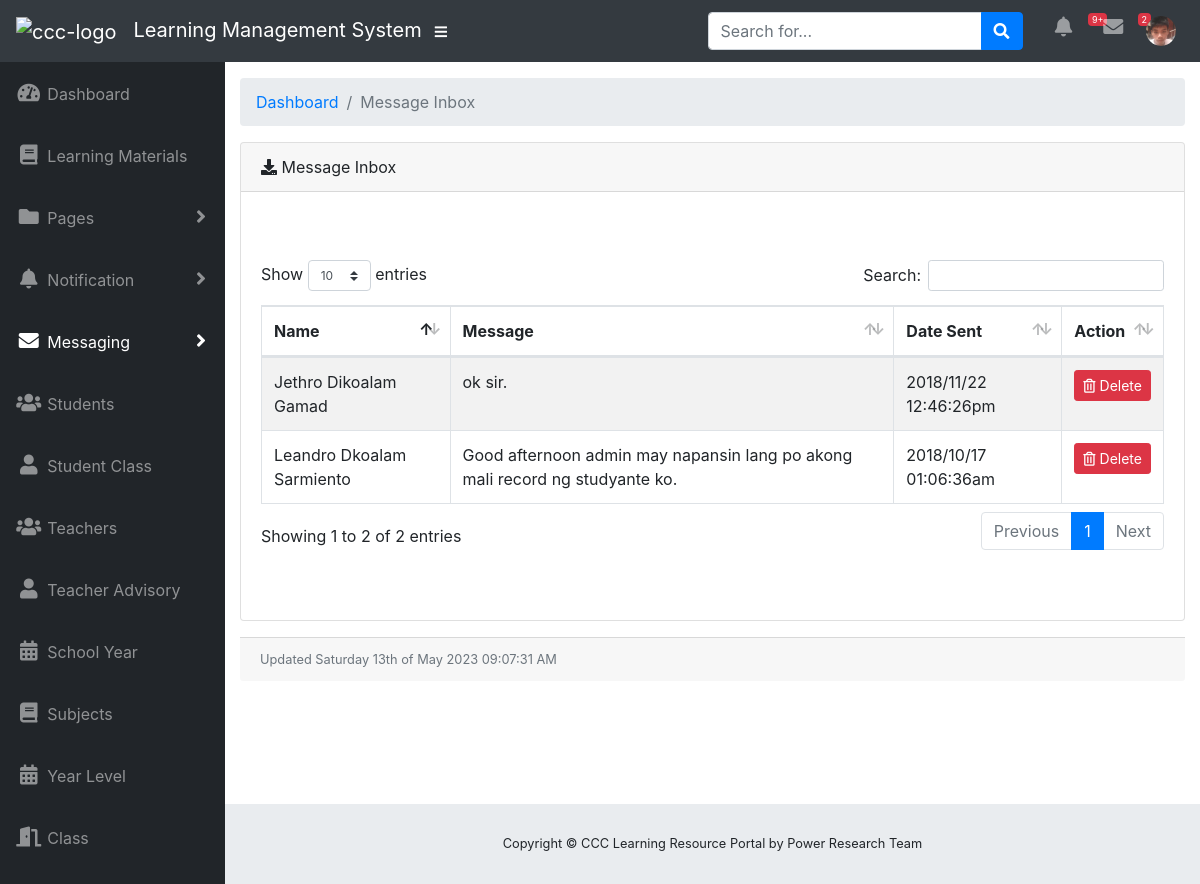
Screenshot of /pages/admin/message_inbox.php (signed in) with the database file from the repository.
### tables this page shows
CREATE TABLE `message` (
  `message_id` int(11) NOT NULL,
  `receiver_name` varchar(50) NOT NULL,
  `message` varchar(256) NOT NULL,
  `date_sent` varchar(50) NOT NULL,
  `sender_id` int(11) NOT NULL,
  `images` varchar(256) NOT NULL,
  `sender_name` varchar(50) NOT NULL,
  `message_status` varchar(20) NOT NULL
);

### pages/admin/message_inbox.php (the view, shortened to what this page needs)
<?php include('admin_header.php');
	include'../connection.php';
?>
  <body id="page-top">
    <nav class="navbar navbar-expand navbar-dark bg-dark static-top">
      <a class="navbar-brand mr-1" href="#"><span><img src="images/ccc-logo.png" style="height: 40px; width: 50px" alt="ccc-logo" /> &nbsp; Learning  Management System</span></a>
      <button class="btn btn-link btn-sm text-white order-1 order-sm-0" id="sidebarToggle" href="#">
        <i class="fas fa-bars"></i>
      </button>
      <form class="d-none d-md-inline-block form-inline ml-auto mr-0 mr-md-3 my-2 my-md-0">
        <div class="input-group">
          <input type="text" class="form-control" placeholder="Search for..." aria-label="Search" aria-describedby="basic-addon2">
          <div class="input-group-append">
            <button class="btn btn-primary" type="button">
              <i class="fas fa-search"></i>
            </button>
          </div>
        </div>
      </form>
      <ul class="navbar-nav ml-auto ml-md-0">
        <li class="nav-item dropdown no-arrow mx-1">
          <a class="nav-link dropdown-toggle" href="#" id="alertsDropdown" role="button" data-toggle="dropdown" aria-haspopup="true" aria-expanded="false">
            <i class="fas fa-bell fa-fw" style="font-size:20px"></i>
            <span class="badge badge-danger"style="font-size:9px">9+</span>
          </a>
        </li>
        <li class="nav-item dropdown no-arrow mx-1">
          <a class="nav-link dropdown-toggle" href="?update='true'" id="messagesDropdown" role="button" data-toggle="dropdown" aria-haspopup="true" aria-expanded="false">
            <i class="fas fa-envelope fa-fw" style="font-size:20px"></i>
            <span class="badge badge-danger" style="font-size:9px">
			<?php
                        echo $_SESSION['message_count'];
			?>
			</span>
          </a>
        </li>
        <li class="nav-item dropdown no-arrow">
          <a class="nav-link dropdown-toggle" href="#" id="userDropdown" role="button" data-toggle="dropdown" aria-haspopup="true" aria-expanded="false">
           <?php echo'<img src="'.$_SESSION['images'].'" style = " border-radius: 100%;height: 30px; width: 30px;"/>';?>
          </a>
        </li>
      </ul>
    </nav>
    <div id="wrapper">
      <ul class="sidebar navbar-nav" style="font-size: 20px;">
        <li class="nav-item">
          <a class="nav-link" href="index.php">
            <i class="fas fa-fw fa-tachometer-alt"></i>
            <span>Dashboard</span>
          </a>
        </li>
		 <li class="nav-item">
          <a class="nav-link" href="admin_page_learningmaterials.php">
            <i class="fas fa-fw fa-book"></i>
            <span>Learning Materials</span></a>
        </li>
        <li class="nav-item dropdown">
          <a class="nav-link dropdown-toggle" href="#" id="pagesDropdown" role="button" data-toggle="dropdown" aria-haspopup="true" aria-expanded="false">
            <i class="fas fa-fw fa-folder"></i>
            <span>Pages</span>
          </a>
        </li>
		<li class="nav-item dropdown">
          <a class="nav-link dropdown-toggle" href="#" id="pagesDropdown" role="button" data-toggle="dropdown" aria-haspopup="true" aria-expanded="false">
            <i class="fas fa-bell fa-fw"></i>
            <span>Notification</span>
          </a>
		  </li>
		<li class="nav-item dropdown active">
          <a class="nav-link dropdown-toggle" href="#" id="pagesDropdown" role="button" data-toggle="dropdown" aria-haspopup="true" aria-expanded="false">
            <i class="fas fa-fw fa-envelope"></i>
            <span>Messaging</span>
          </a>
		  </li>
        <li class="nav-item">
          <a class="nav-link" href="student.php">
            <i class="fas fa-fw fa-users"></i>
            <span>Students</span></a>
        </li>
		<li class="nav-item">
          <a class="nav-link" href="studentclass.php">
            <i class="fas fa-fw fa-user"></i>
            <span>Student Class</span></a>
        </li>
		 <li class="nav-item">
          <a class="nav-link" href="teacher.php">
            <i class="fas fa-fw fa-users"></i>
            <span>Teachers</span></a>
        </li>
		<li class="nav-item">
          <a class="nav-link" href="teacheradvisory.php">
            <i class="fas fa-fw fa-user"></i>
            <span>Teacher Advisory</span></a>
        </li>
		<li class="nav-item">
          <a class="nav-link" href="schoolyear.php">
            <i class="fas fa-fw fa-calendar"></i>
            <span>School Year</span></a>
        </li>
		<li class="nav-item">
          <a class="nav-link" href="subjects.php">
            <i class="fas fa-fw fa-book"></i>
            <span>Subjects</span></a>
        </li>
		<li class="nav-item">
          <a class="nav-link" href="yearlevel.php">
            <i class="fas fa-fw fa-calendar"></i>
            <span>Year Level</span></a>
        </li>
		<li class="nav-item">
          <a class="nav-link" href="class.php">
            <i class="fas fa-fw fa-door-open"></i>
            <span>Class</span></a>
        </li>
      </ul>
      <div id="content-wrapper">
        <div class="container-fluid">
          <ol class="breadcrumb">
            <li class="breadcrumb-item">
              <a href="#">Dashboard</a>
            </li>
            <li class="breadcrumb-item active">Message Inbox</li>
          </ol>
          <div class="card mb-3">
            <div class="card-header">
              <i class="fas fa-download"></i>
              Message Inbox</div>
            <div class="card-body">
			<br/>
				<br/>
				<div class= "table-responsive">
					<table id="message_inbox" class="table table-striped table-bordered">
						<thead>
							<tr>
								<th>Name</th>
								<th>Message</th>
                                <th>Date Sent</th>
                                <th style="width: 40px !important;">Action</th>
							</tr>
						</thead>
						<tbody>
						<?php
						    $squery = mysqli_query($con, "select * from message where receiver_name = 'administrator'  order by receiver_name ASC ");
							while($row = mysqli_fetch_array($squery))
							{
								echo'
								   <tr>
										  <td>'.$row['sender_name'].'</td>
 										  <td>'.$row['message'].'</td>
										   <td>'.$row['date_sent'].'</td>
										   <td>
										   <center><button class="btn btn-danger btn-sm" data-toggle="modal" data-target="#deleteModal'.$row['message_id'].'"><i class="far fa-trash-alt"></i> Delete</button></center>
										   </td>
								   </tr>
								';
							}
						?>
						</tbody>
					</table>
				</div>
			  </div>
			    <br/>
				<br/>
            </div>
            <div class="card-footer small text-muted">Updated <?php echo date('l jS \of F Y h:i:s A'); ?></div>
          </div>
        </div>
        <footer class="sticky-footer">
          <div class="container my-auto">
            <div class="copyright text-center my-auto">
              <span>Copyright © CCC Learning Resource Portal by Power Research Team</span>
            </div>
          </div>
        </footer>
      </div>
  </body>
</html>

### pages/admin/css/sb-admin.css (style rules this page uses)
html { position: relative; min-height: 100%; }
body { height: 100%; }
#wrapper { display: -webkit-box; display: -ms-flexbox; display: flex; }
#wrapper #content-wrapper { overflow-x: hidden; width: 100%; padding-top: 1rem; padding-bottom: 80px; }
.navbar-nav .nav-item.active .nav-link { color: #fff; }
.navbar-nav .nav-item.dropdown .dropdown-toggle::after { width: 1rem; text-align: center; float: right; vertical-align: 0; border: 0; font-weight: 900; content: '\f105'; font-family: 'Font Awesome 5 Free'; }
.navbar-nav .nav-item.dropdown.no-arrow .dropdown-toggle::after { display: none; }
.navbar-nav .nav-item .nav-link .badge { position: absolute; margin-left: 0.75rem; top: 0.3rem; font-weight: 400; font-size: 0.5rem; }
.sidebar { width: 90px !important; background-color: #212529; min-height: calc(100vh - 56px); }
.sidebar .nav-item:last-child { margin-bottom: 1rem; }
.sidebar .nav-item .nav-link { text-align: center; padding: 0.75rem 1rem; width: 90px; }
.sidebar .nav-item .nav-link span { font-size: 0.65rem; display: block; }
.sidebar .nav-item.dropdown .dropdown-toggle::after { display: none; }
.sidebar .nav-item .nav-link { color: rgba(255, 255, 255, 0.5); }
@media (min-width: 768px) { .sidebar { width: 225px !important; } }
@media (min-width: 768px) { .sidebar .nav-item .nav-link { display: block; width: 100%; text-align: left; padding: 1rem; width: 225px; } }
@media (min-width: 768px) { .sidebar .nav-item .nav-link span { font-size: 1rem; display: inline; } }
@media (min-width: 768px) { .sidebar .nav-item.dropdown .dropdown-toggle::after { display: block; } }
:root { --input-padding-x: 0.75rem; --input-padding-y: 0.75rem; }
footer.sticky-footer { display: -webkit-box; display: -ms-flexbox; display: flex; position: absolute; right: 0; bottom: 0; width: calc(100% - 90px); height: 80px; background-color: #e9ecef; }
footer.sticky-footer .copyright { line-height: 1; font-size: 0.8rem; }
@media (min-width: 768px) { footer.sticky-footer { width: calc(100% - 225px); } }

### rows the page displays
message: sender_name "Leandro Dkoalam Sarmiento", message "Good afternoon admin may napansin lang po akong mali record ng studyante ko.", date_sent "2018/10/17 01:06:36am"
message: sender_name "Jethro Dikoalam Gamad", message "ok sir.", date_sent "2018/11/22 12:46:26pm"

### other values shown
$_SESSION['message_count'] "2"
